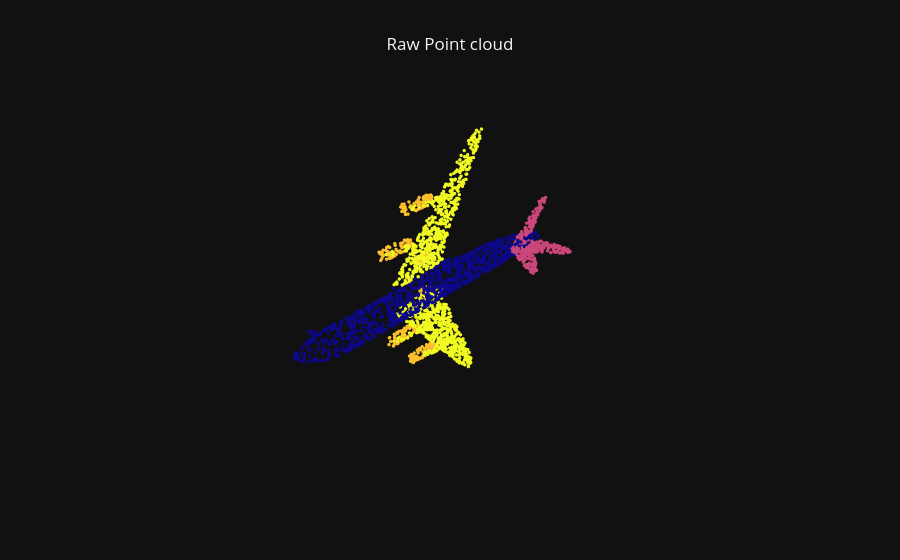

Notebook cell for this chart:
### Code cell
pc_plots = plot_pc_data3d(x=points[:,0], y=points[:,1], z=points[:,2], apply_color_gradient=False, color=PART_COLORS[seg_labels - 1], marker_size=2)
layout = dict(template="plotly_dark", title="Raw Point cloud", scene=PCD_SCENE, title_x=0.5)
fig = go.Figure(data=pc_plots, layout=layout)   
fig.show()

### Figure 1 — Plotly figure (JSON) as saved in the notebook; plotly's stock layout.template omitted (floating-point values rounded to 4 significant figures; data arrays with more than 128 entries replaced by an {"elided": "..."} marker saying what was removed)
{"data": [{"hoverinfo": "skip", "marker": {"color": {"elided": "2495 int values"}, "opacity": 1, "size": 2}, "mode": "markers", "showlegend": false, "type": "scatter3d", "x": {"elided": "2495 float values"}, "y": {"elided": "2495 float values"}, "z": {"elided": "2495 float values"}}], "layout": {"scene": {"aspectmode": "data", "xaxis": {"visible": false}, "yaxis": {"visible": false}, "zaxis": {"visible": false}}, "title": {"text": "Raw Point cloud", "x": 0.5}}}
